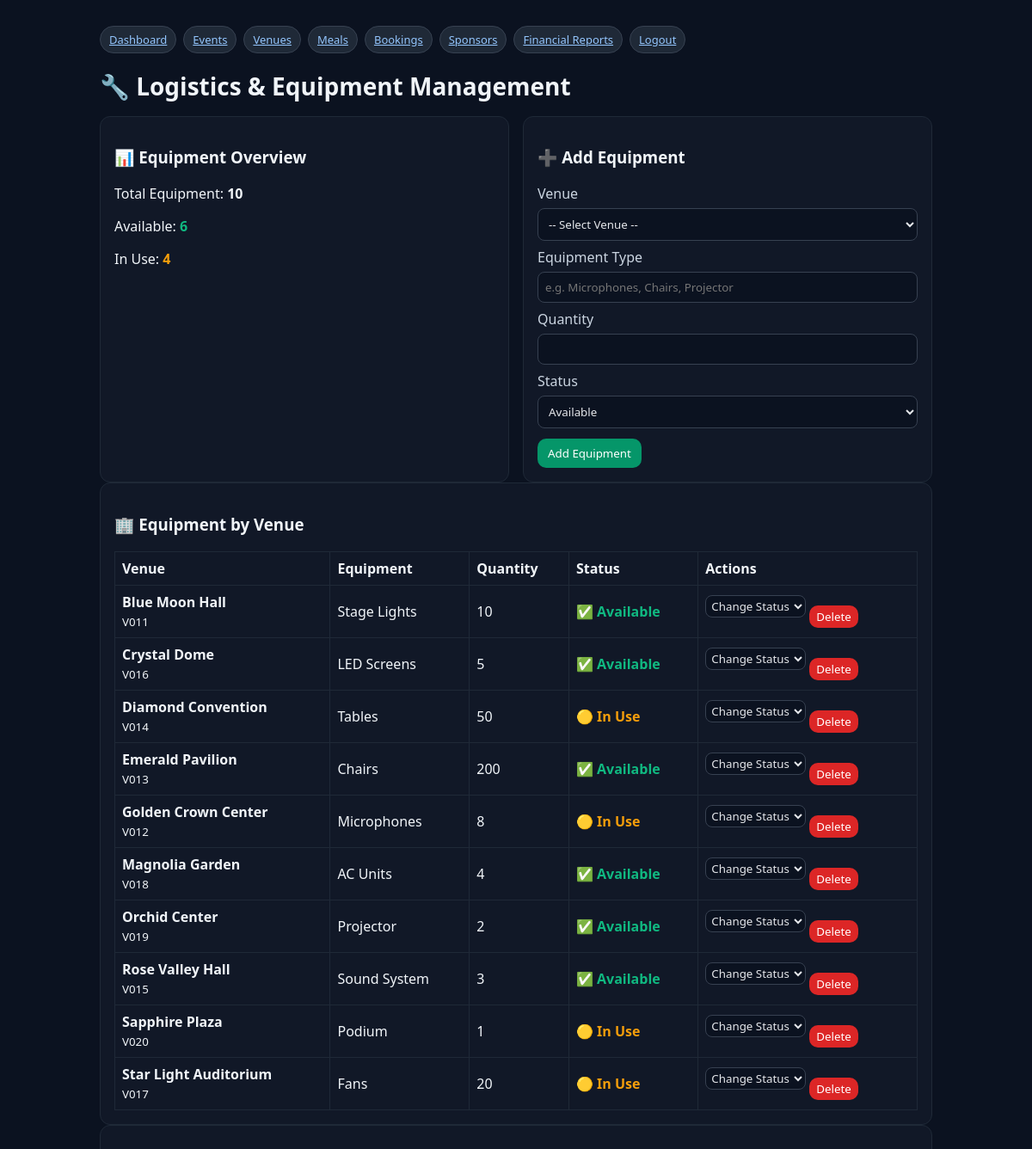
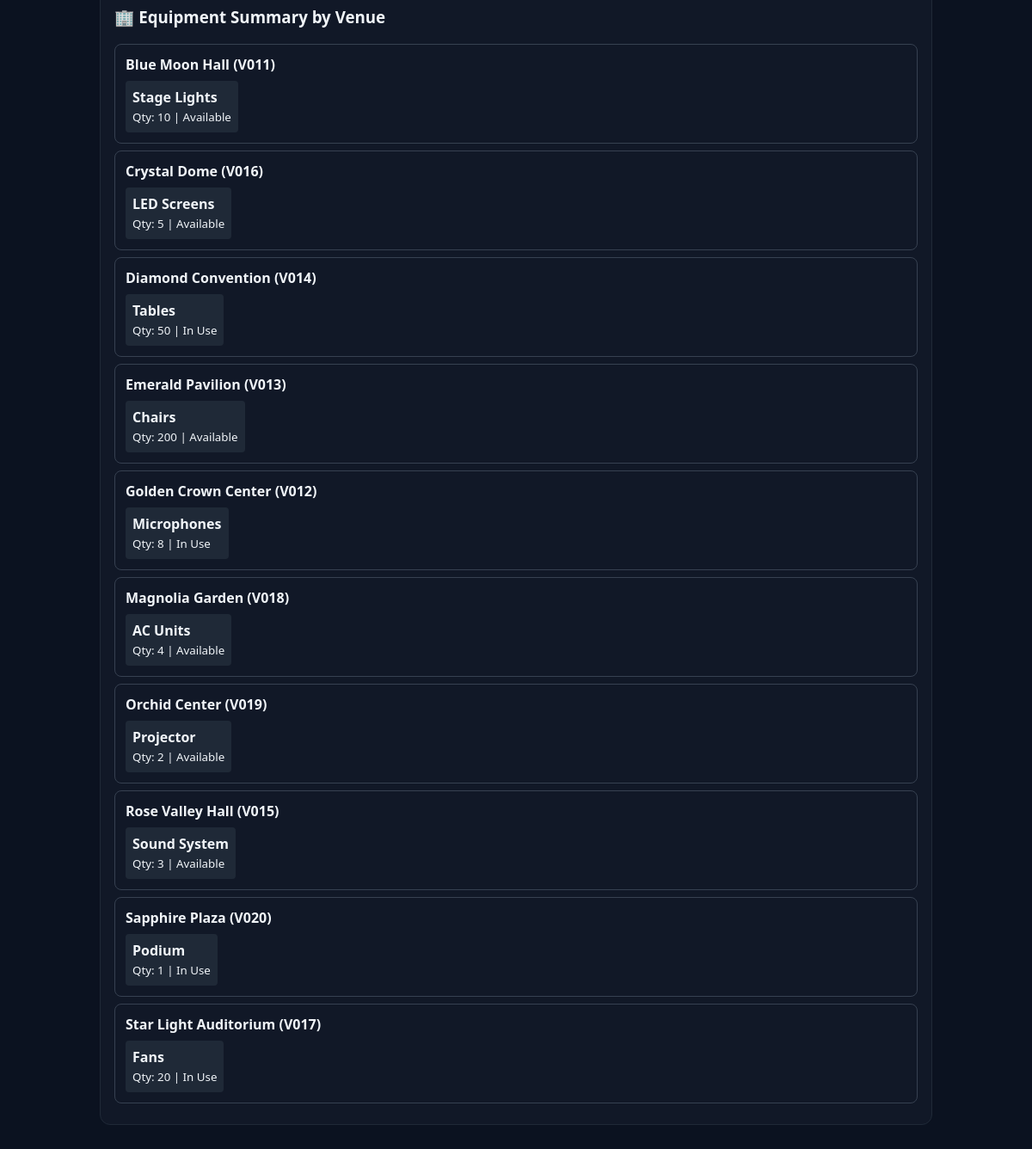
/admin/logistics.php (signed in), run on the app's committed database (2 pictures, top to bottom).
### tables this page shows
CREATE TABLE Logistics (
    venue_id VARCHAR(5),
    object_type VARCHAR(50),
    quantity INT,
    status VARCHAR(50),
    PRIMARY KEY (venue_id, object_type),
    CONSTRAINT fk_logistics_venue FOREIGN KEY (venue_id) REFERENCES Venues(venue_id) ON DELETE CASCADE
);

CREATE TABLE Venues (
    venue_id VARCHAR(5) PRIMARY KEY,
    venue_name VARCHAR(100),
    venue_capacity INT,
    manager_id VARCHAR(5),
    venue_cost DECIMAL(12,2),
    house VARCHAR(100),
    road VARCHAR(100),
    city VARCHAR(100),
    CONSTRAINT fk_venues_manager FOREIGN KEY (manager_id) REFERENCES Managers(manager_id) ON DELETE SET NULL
);

### admin/logistics.php (the view, shortened to what this page needs)
<?php
require_once __DIR__ . '/../includes/db.php';
$venues = $pdo->query("SELECT venue_id, venue_name FROM Venues ORDER BY venue_name")->fetchAll();
$logistics = $pdo->query("
    SELECT l.*, v.venue_name
    FROM Logistics l
    LEFT JOIN Venues v ON l.venue_id = v.venue_id
    ORDER BY v.venue_name, l.object_type
")->fetchAll();
$totalEquipment = count($logistics);
$availableCount = count(array_filter($logistics, function($l) { return $l['status'] === 'Available'; }));
$inUseCount = count(array_filter($logistics, function($l) { return $l['status'] === 'In Use'; }));
?>
<!doctype html>
<html><head><meta charset="utf-8"><link rel="stylesheet" href="../assets/style.css"><title>Admin - Logistics</title></head><body>
<div class="container">
  <div class="nav">
    <a class="badge" href="dashboard.php">Dashboard</a>
    <a class="badge" href="events.php">Events</a>
    <a class="badge" href="venues.php">Venues</a>
    <a class="badge" href="meals.php">Meals</a>
    <a class="badge" href="bookings.php">Bookings</a>
    <a class="badge" href="sponsors.php">Sponsors</a>
    <a class="badge" href="cashflow.php">Financial Reports</a>
    <a class="badge" href="../logout.php">Logout</a>
  </div>
  <h1>🔧 Logistics & Equipment Management</h1>
  <div class="grid">
    <div class="card">
      <h3>📊 Equipment Overview</h3>
      <p>Total Equipment: <strong><?=$totalEquipment?></strong></p>
      <p>Available: <strong style="color:#10b981;"><?=$availableCount?></strong></p>
      <p>In Use: <strong style="color:#f59e0b;"><?=$inUseCount?></strong></p>
    </div>
    <div class="card">
      <h3>➕ Add Equipment</h3>
      <form method="post" class="row">
        <label>Venue</label>
        <select name="venue_id" required>
          <option value="">-- Select Venue --</option>
        </select>
        <label>Equipment Type</label>
        <input name="object_type" required placeholder="e.g. Microphones, Chairs, Projector" />
        <label>Quantity</label>
        <input type="number" name="quantity" min="1" required />
        <label>Status</label>
        <select name="status" required>
          <option value="Available">Available</option>
        </select>
        <button name="create" style="background:#059669;">Add Equipment</button>
      </form>
    </div>
  </div>
  <div class="card">
    <h3>🏢 Equipment by Venue</h3>
    <?php if(empty($logistics)): ?>
      <p>No equipment registered. Add equipment above!</p>
    <?php else: ?>
    <table class="table">
      <tr><th>Venue</th><th>Equipment</th><th>Quantity</th><th>Status</th><th>Actions</th></tr>
      <?php foreach($logistics as $l): ?>
      <tr>
        <td>
          <strong><?=htmlspecialchars($l['venue_name'] ?: 'Unknown Venue')?></strong><br>
          <small><?=htmlspecialchars($l['venue_id'])?></small>
        </td>
        <td><?=htmlspecialchars($l['object_type'])?></td>
        <td><?=htmlspecialchars($l['quantity'])?></td>
        <td>
          <?php if($l['status'] === 'Available'): ?>
            <span style="color:#10b981;font-weight:bold;">✅ Available</span>
          <?php elseif($l['status'] === 'In Use'): ?>
            <span style="color:#f59e0b;font-weight:bold;">🟡 In Use</span>
          <?php elseif($l['status'] === 'Maintenance'): ?>
            <span style="color:#8b5cf6;font-weight:bold;">🔧 Maintenance</span>
          <?php else: ?>
            <span style="color:#dc2626;font-weight:bold;">❌ <?=htmlspecialchars($l['status'])?></span>
          <?php endif; ?>
        </td>
        <td>
          <div style="display:flex;gap:4px;flex-wrap:wrap;">
            <form method="post" style="display:inline;">
              <select name="new_status" style="padding:2px;margin:0;width:auto;" onchange="this.form.submit()">
                <option value="">Change Status</option>
              </select>
            </form>
            <form method="post" style="display:inline" onsubmit="return confirm('Delete this equipment?')">
              <button name="delete" style="background:#dc2626;padding:4px 8px;">Delete</button>
            </form>
          </div>
        </td>
      </tr>
      <?php endforeach; ?>
    </table>
    <?php endif; ?>
  </div>
  <?php if(!empty($venues)): ?>
  <div class="card">
    <h3>🏢 Equipment Summary by Venue</h3>
    <?php foreach($venues as $venue): ?>
      <?php
      $venueEquipment = array_filter($logistics, function($l) use ($venue) {
          return $l['venue_id'] === $venue['venue_id'];
      });
      ?>
      <?php if(!empty($venueEquipment)): ?>
      <div style="border:1px solid #374151;border-radius:8px;padding:12px;margin:8px 0;">
        <h4 style="margin:0 0 8px 0;"><?=htmlspecialchars($venue['venue_name'])?> (<?=htmlspecialchars($venue['venue_id'])?>)</h4>
        <div style="display:flex;gap:16px;flex-wrap:wrap;">
          <?php foreach($venueEquipment as $eq): ?>
            <div style="background:#1f2937;padding:8px;border-radius:4px;">
              <strong><?=htmlspecialchars($eq['object_type'])?></strong><br>
              <small>Qty: <?=htmlspecialchars($eq['quantity'])?> | <?=htmlspecialchars($eq['status'])?></small>
            </div>
          <?php endforeach; ?>
        </div>
      </div>
      <?php endif; ?>
    <?php endforeach; ?>
  </div>
  <?php endif; ?>
</div>
</body></html>

### assets/style.css (style rules this page uses)
* { box-sizing:border-box;font-family:system-ui,Segoe UI,Roboto,Arial }
body { margin:0;background:#0b1220;color:#f1f5f9 }
a { color:#93c5fd }
.container { max-width:1000px;margin:30px auto;padding:0 16px }
h1 { font-size:28px;margin-bottom:16px }
.grid { display:grid;grid-template-columns:repeat(auto-fit,minmax(280px,1fr));gap:16px }
.card { background:#111827;border:1px solid #1f2937;border-radius:12px;padding:16px }
label { display:block;margin-top:8px;color:#cbd5e1 }
input,select,textarea { width:100%;padding:8px;border-radius:8px;border:1px solid #374151;background:#0b1220;color:#e5e7eb;margin-top:6px }
button { margin-top:12px;padding:8px 12px;border:0;border-radius:10px;background:#2563eb;color:white;cursor:pointer }
.table { width:100%;border-collapse:collapse;margin-top:12px }
.table th,.table td { border:1px solid #1f2937;padding:8px;text-align:left }
.nav { display:flex;gap:8px;margin-bottom:12px }
.badge { background:#1f2937;border:1px solid #374151;border-radius:999px;padding:6px 10px;font-size:13px }

### data on the page
logistics: venue.venue_name "Blue Moon Hall", venue "V011", object_type "Stage Lights", quantity "10", shows "✅ Available", status "Available"
logistics: venue.venue_name "Crystal Dome", venue "V016", object_type "LED Screens", quantity "5", shows "✅ Available", status "Available"
logistics: venue.venue_name "Diamond Convention", venue "V014", object_type "Tables", quantity "50", shows "🟡 In Use", status "In Use"
logistics: venue.venue_name "Emerald Pavilion", venue "V013", object_type "Chairs", quantity "200", shows "✅ Available", status "Available"
logistics: venue.venue_name "Golden Crown Center", venue "V012", object_type "Microphones", quantity "8", shows "🟡 In Use", status "In Use"
logistics: venue.venue_name "Magnolia Garden", venue "V018", object_type "AC Units", quantity "4", shows "✅ Available", status "Available"
logistics: venue.venue_name "Orchid Center", venue "V019", object_type "Projector", quantity "2", shows "✅ Available", status "Available"
logistics: venue.venue_name "Rose Valley Hall", venue "V015", object_type "Sound System", quantity "3", shows "✅ Available", status "Available"
logistics: venue.venue_name "Sapphire Plaza", venue "V020", object_type "Podium", quantity "1", shows "🟡 In Use", status "In Use"
logistics: venue.venue_name "Star Light Auditorium", venue "V017", object_type "Fans", quantity "20", shows "🟡 In Use", status "In Use"
venues: venue_name "Blue Moon Hall", venue_id "V011"
venues: venue_name "Crystal Dome", venue_id "V016"
venues: venue_name "Diamond Convention", venue_id "V014"
venues: venue_name "Emerald Pavilion", venue_id "V013"
venues: venue_name "Golden Crown Center", venue_id "V012"
venues: venue_name "Magnolia Garden", venue_id "V018"
venues: venue_name "Orchid Center", venue_id "V019"
venues: venue_name "Rose Valley Hall", venue_id "V015"
venues: venue_name "Sapphire Plaza", venue_id "V020"
venues: venue_name "Star Light Auditorium", venue_id "V017"

### other printed values
$totalEquipment "10"
$availableCount "6"
$inUseCount "4"
